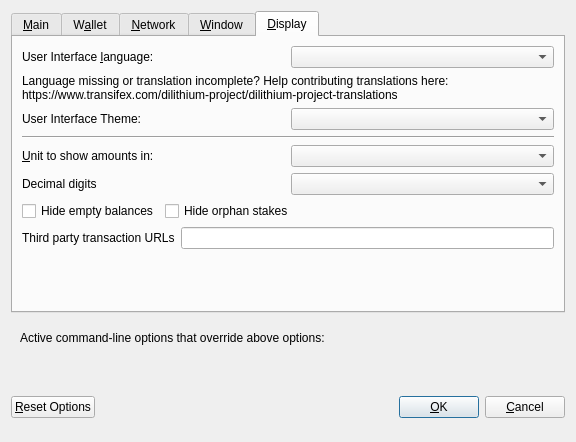
<?xml version="1.0" encoding="UTF-8"?>
<ui version="4.0">
 <class>OptionsDialog</class>
 <widget class="QDialog" name="OptionsDialog">
  <property name="geometry">
   <rect>
    <x>0</x>
    <y>0</y>
    <width>576</width>
    <height>442</height>
   </rect>
  </property>
  <property name="windowTitle">
   <string>Options</string>
  </property>
  <property name="modal">
   <bool>true</bool>
  </property>
  <layout class="QVBoxLayout" name="verticalLayout">
   <item>
    <widget class="QTabWidget" name="tabWidget">
     <property name="currentIndex">
      <number>4</number>
     </property>
     <widget class="QWidget" name="tabMain">
      <attribute name="title">
       <string>&amp;Main</string>
      </attribute>
      <layout class="QVBoxLayout" name="verticalLayout_Main">
       <item>
        <widget class="QCheckBox" name="bitcoinAtStartup">
         <property name="toolTip">
          <string>Automatically start Dilithium after logging in to the system.</string>
         </property>
         <property name="text">
          <string>&amp;Start Dilithium on system login</string>
         </property>
        </widget>
       </item>
       <item>
        <layout class="QHBoxLayout" name="horizontalLayout_2_Main">
         <item>
          <widget class="QLabel" name="databaseCacheLabel">
           <property name="text">
            <string>Size of &amp;database cache</string>
           </property>
           <property name="textFormat">
            <enum>Qt::PlainText</enum>
           </property>
           <property name="buddy">
            <cstring>databaseCache</cstring>
           </property>
          </widget>
         </item>
         <item>
          <widget class="QSpinBox" name="databaseCache"/>
         </item>
         <item>
          <widget class="QLabel" name="databaseCacheUnitLabel">
           <property name="text">
            <string>MB</string>
           </property>
           <property name="textFormat">
            <enum>Qt::PlainText</enum>
           </property>
          </widget>
         </item>
         <item>
          <spacer name="horizontalSpacer_2_Main">
           <property name="orientation">
            <enum>Qt::Horizontal</enum>
           </property>
           <property name="sizeHint" stdset="0">
            <size>
             <width>40</width>
             <height>20</height>
            </size>
           </property>
          </spacer>
         </item>
        </layout>
       </item>
       <item>
        <layout class="QHBoxLayout" name="horizontalLayout_3_Main">
         <item>
          <widget class="QLabel" name="threadsScriptVerifLabel">
           <property name="text">
            <string>Number of script &amp;verification threads</string>
           </property>
           <property name="textFormat">
            <enum>Qt::PlainText</enum>
           </property>
           <property name="buddy">
            <cstring>threadsScriptVerif</cstring>
           </property>
          </widget>
         </item>
         <item>
          <widget class="QSpinBox" name="threadsScriptVerif">
           <property name="toolTip">
            <string>(0 = auto, &lt;0 = leave that many cores free)</string>
           </property>
          </widget>
         </item>
         <item>
          <spacer name="horizontalSpacer_3_Main">
           <property name="orientation">
            <enum>Qt::Horizontal</enum>
           </property>
           <property name="sizeHint" stdset="0">
            <size>
             <width>40</width>
             <height>20</height>
            </size>
           </property>
          </spacer>
         </item>
        </layout>
       </item>
       <item>
        <spacer name="verticalSpacer_2">
         <property name="orientation">
          <enum>Qt::Vertical</enum>
         </property>
         <property name="sizeHint" stdset="0">
          <size>
           <width>20</width>
           <height>40</height>
          </size>
         </property>
        </spacer>
       </item>
       <item>
        <widget class="QCheckBox" name="checkBoxZeromintEnable">
         <property name="toolTip">
          <string>Enable automatic minting of XDH units to zXDH</string>
         </property>
         <property name="layoutDirection">
          <enum>Qt::LeftToRight</enum>
         </property>
         <property name="text">
          <string>Enable zXDH Automint</string>
         </property>
        </widget>
       </item>
       <item>
        <layout class="QHBoxLayout" name="horizontalLayout_3">
         <item>
          <widget class="QLabel" name="percentage_label">
           <property name="toolTip">
            <string>Percentage of incoming XDH which get automatically converted to zXDH via Zerocoin Protocol (min: 10%)</string>
           </property>
           <property name="text">
            <string>Percentage of autominted zXDH</string>
           </property>
          </widget>
         </item>
         <item>
          <widget class="QSpinBox" name="zeromintPercentage">
           <property name="minimum">
            <number>1</number>
           </property>
           <property name="maximum">
            <number>100</number>
           </property>
          </widget>
         </item>
        </layout>
       </item>
       <item>
        <layout class="QHBoxLayout" name="horizontalLayout" stretch="0,0">
         <property name="sizeConstraint">
          <enum>QLayout::SetFixedSize</enum>
         </property>
         <item>
          <widget class="QLabel" name="labelPreferredDenom">
           <property name="maximumSize">
            <size>
             <width>16777215</width>
             <height>16777215</height>
            </size>
           </property>
           <property name="toolTip">
            <string>Wait with automatic conversion to Zerocoin until enough XDH for this denomination is available</string>
           </property>
           <property name="text">
            <string>Preferred Automint zXDH Denomination</string>
           </property>
          </widget>
         </item>
         <item>
          <widget class="QComboBox" name="preferredDenom">
           <property name="maximumSize">
            <size>
             <width>16777215</width>
             <height>27</height>
            </size>
           </property>
           <property name="toolTip">
            <string>Wait with automatic conversion to Zerocoin until enough XDH for this denomination is available</string>
           </property>
           <property name="maxVisibleItems">
            <number>9</number>
           </property>
           <property name="maxCount">
            <number>9</number>
           </property>
          </widget>
         </item>
        </layout>
       </item>
      </layout>
     </widget>
     <widget class="QWidget" name="tabWallet">
      <attribute name="title">
       <string>W&amp;allet</string>
      </attribute>
      <layout class="QVBoxLayout" name="verticalLayout_Wallet">
       <item>
        <layout class="QHBoxLayout" name="horizontalLayout_2_Wallet">
         <item>
          <widget class="QLabel" name="labelStakeSplitThresholdText">
           <property name="text">
            <string>Stake split threshold:</string>
           </property>
          </widget>
         </item>
         <item>
          <widget class="QSpinBox" name="spinBoxStakeSplitThreshold">
           <property name="minimum">
            <number>1</number>
           </property>
           <property name="maximum">
            <number>999999</number>
           </property>
          </widget>
         </item>
        </layout>
       </item>
       <item>
        <widget class="QGroupBox" name="groupBox">
         <property name="title">
          <string>Expert</string>
         </property>
         <layout class="QVBoxLayout" name="verticalLayout_2">
          <item>
           <widget class="QCheckBox" name="coinControlFeatures">
            <property name="toolTip">
             <string>Whether to show coin control features or not.</string>
            </property>
            <property name="text">
             <string>Enable coin &amp;control features</string>
            </property>
           </widget>
          </item>
          <item>
           <widget class="QCheckBox" name="showMasternodesTab">
            <property name="toolTip">
             <string>Show additional tab listing all your masternodes in first sub-tab&lt;br/&gt;and all masternodes on the network in second sub-tab.</string>
            </property>
            <property name="text">
             <string>Show Masternodes Tab</string>
            </property>
           </widget>
          </item>
          <item>
           <widget class="QCheckBox" name="spendZeroConfChange">
            <property name="toolTip">
             <string>If you disable the spending of unconfirmed change, the change from a transaction&lt;br/&gt;cannot be used until that transaction has at least one confirmation.&lt;br/&gt;This also affects how your balance is computed.</string>
            </property>
            <property name="text">
             <string>&amp;Spend unconfirmed change</string>
            </property>
           </widget>
          </item>
         </layout>
        </widget>
       </item>
       <item>
        <spacer name="verticalSpacer_Wallet">
         <property name="orientation">
          <enum>Qt::Vertical</enum>
         </property>
         <property name="sizeHint" stdset="0">
          <size>
           <width>20</width>
           <height>40</height>
          </size>
         </property>
        </spacer>
       </item>
      </layout>
     </widget>
     <widget class="QWidget" name="tabNetwork">
      <attribute name="title">
       <string>&amp;Network</string>
      </attribute>
      <layout class="QVBoxLayout" name="verticalLayout_Network">
       <item>
        <widget class="QCheckBox" name="mapPortUpnp">
         <property name="toolTip">
          <string>Automatically open the Dilithium client port on the router. This only works when your router supports UPnP and it is enabled.</string>
         </property>
         <property name="text">
          <string>Map port using &amp;UPnP</string>
         </property>
        </widget>
       </item>
       <item>
        <widget class="QCheckBox" name="allowIncoming">
         <property name="toolTip">
          <string>Accept connections from outside</string>
         </property>
         <property name="text">
          <string>Allow incoming connections</string>
         </property>
        </widget>
       </item>
       <item>
        <widget class="QCheckBox" name="connectSocks">
         <property name="toolTip">
          <string>Connect to the Dilithium network through a SOCKS5 proxy.</string>
         </property>
         <property name="text">
          <string>&amp;Connect through SOCKS5 proxy (default proxy):</string>
         </property>
        </widget>
       </item>
       <item>
        <layout class="QHBoxLayout" name="horizontalLayout_1_Network">
         <item>
          <widget class="QLabel" name="proxyIpLabel">
           <property name="text">
            <string>Proxy &amp;IP:</string>
           </property>
           <property name="textFormat">
            <enum>Qt::PlainText</enum>
           </property>
           <property name="buddy">
            <cstring>proxyIp</cstring>
           </property>
          </widget>
         </item>
         <item>
          <widget class="QValidatedLineEdit" name="proxyIp">
           <property name="minimumSize">
            <size>
             <width>140</width>
             <height>0</height>
            </size>
           </property>
           <property name="maximumSize">
            <size>
             <width>140</width>
             <height>16777215</height>
            </size>
           </property>
           <property name="toolTip">
            <string>IP address of the proxy (e.g. IPv4: 127.0.0.1 / IPv6: ::1)</string>
           </property>
          </widget>
         </item>
         <item>
          <widget class="QLabel" name="proxyPortLabel">
           <property name="text">
            <string>&amp;Port:</string>
           </property>
           <property name="textFormat">
            <enum>Qt::PlainText</enum>
           </property>
           <property name="buddy">
            <cstring>proxyPort</cstring>
           </property>
          </widget>
         </item>
         <item>
          <widget class="QLineEdit" name="proxyPort">
           <property name="minimumSize">
            <size>
             <width>55</width>
             <height>0</height>
            </size>
           </property>
           <property name="maximumSize">
            <size>
             <width>55</width>
             <height>16777215</height>
            </size>
           </property>
           <property name="toolTip">
            <string>Port of the proxy (e.g. 9050)</string>
           </property>
          </widget>
         </item>
         <item>
          <spacer name="horizontalSpacer_1_Network">
           <property name="orientation">
            <enum>Qt::Horizontal</enum>
           </property>
           <property name="sizeHint" stdset="0">
            <size>
             <width>40</width>
             <height>20</height>
            </size>
           </property>
          </spacer>
         </item>
        </layout>
       </item>
       <item>
        <spacer name="verticalSpacer_Network">
         <property name="orientation">
          <enum>Qt::Vertical</enum>
         </property>
         <property name="sizeHint" stdset="0">
          <size>
           <width>20</width>
           <height>40</height>
          </size>
         </property>
        </spacer>
       </item>
      </layout>
     </widget>
     <widget class="QWidget" name="tabWindow">
      <attribute name="title">
       <string>&amp;Window</string>
      </attribute>
      <layout class="QVBoxLayout" name="verticalLayout_Window">
       <item>
        <widget class="QCheckBox" name="minimizeToTray">
         <property name="toolTip">
          <string>Show only a tray icon after minimizing the window.</string>
         </property>
         <property name="text">
          <string>&amp;Minimize to the tray instead of the taskbar</string>
         </property>
        </widget>
       </item>
       <item>
        <widget class="QCheckBox" name="minimizeOnClose">
         <property name="toolTip">
          <string>Minimize instead of exit the application when the window is closed. When this option is enabled, the application will be closed only after selecting Quit in the menu.</string>
         </property>
         <property name="text">
          <string>M&amp;inimize on close</string>
         </property>
        </widget>
       </item>
       <item>
        <spacer name="verticalSpacer_Window">
         <property name="orientation">
          <enum>Qt::Vertical</enum>
         </property>
         <property name="sizeHint" stdset="0">
          <size>
           <width>20</width>
           <height>40</height>
          </size>
         </property>
        </spacer>
       </item>
      </layout>
     </widget>
     <widget class="QWidget" name="tabDisplay">
      <attribute name="title">
       <string>&amp;Display</string>
      </attribute>
      <layout class="QVBoxLayout" name="verticalLayout_Display">
       <item>
        <layout class="QHBoxLayout" name="horizontalLayout_1_Display">
         <item>
          <widget class="QLabel" name="langLabel">
           <property name="text">
            <string>User Interface &amp;language:</string>
           </property>
           <property name="textFormat">
            <enum>Qt::PlainText</enum>
           </property>
           <property name="buddy">
            <cstring>lang</cstring>
           </property>
          </widget>
         </item>
         <item>
          <widget class="QValueComboBox" name="lang">
           <property name="toolTip">
            <string>The user interface language can be set here. This setting will take effect after restarting Dilithium.</string>
           </property>
          </widget>
         </item>
        </layout>
       </item>
       <item>
        <widget class="QLabel" name="label_3">
         <property name="toolTip">
          <string notr="true"/>
         </property>
         <property name="statusTip">
          <string notr="true"/>
         </property>
         <property name="whatsThis">
          <string notr="true"/>
         </property>
         <property name="accessibleName">
          <string notr="true"/>
         </property>
         <property name="text">
          <string>Language missing or translation incomplete? Help contributing translations here:
https://www.transifex.com/dilithium-project/dilithium-project-translations</string>
         </property>
         <property name="wordWrap">
          <bool>true</bool>
         </property>
         <property name="openExternalLinks">
          <bool>true</bool>
         </property>
         <property name="textInteractionFlags">
          <set>Qt::TextBrowserInteraction</set>
         </property>
        </widget>
       </item>
       <item>
        <layout class="QHBoxLayout" name="horizontalLayout_2_Display" stretch="0,0">
         <item>
          <widget class="QLabel" name="themeLabel">
           <property name="text">
            <string>User Interface Theme:</string>
           </property>
          </widget>
         </item>
         <item>
          <widget class="QValueComboBox" name="theme"/>
         </item>
        </layout>
       </item>
       <item>
        <widget class="Line" name="line">
         <property name="orientation">
          <enum>Qt::Horizontal</enum>
         </property>
        </widget>
       </item>
       <item>
        <layout class="QHBoxLayout" name="horizontalLayout_3_Display">
         <item>
          <widget class="QLabel" name="unitLabel">
           <property name="text">
            <string>&amp;Unit to show amounts in:</string>
           </property>
           <property name="textFormat">
            <enum>Qt::PlainText</enum>
           </property>
           <property name="buddy">
            <cstring>unit</cstring>
           </property>
          </widget>
         </item>
         <item>
          <widget class="QValueComboBox" name="unit">
           <property name="toolTip">
            <string>Choose the default subdivision unit to show in the interface and when sending coins.</string>
           </property>
          </widget>
         </item>
        </layout>
       </item>
       <item>
        <layout class="QHBoxLayout" name="horizontalLayout_4_Display">
         <item>
          <widget class="QLabel" name="digitsLabel">
           <property name="text">
            <string>Decimal digits</string>
           </property>
          </widget>
         </item>
         <item>
          <widget class="QValueComboBox" name="digits"/>
         </item>
        </layout>
       </item>
       <item>
        <layout class="QHBoxLayout" name="horizontalLayout_5_Display">
         <item>
          <widget class="QCheckBox" name="checkBoxHideZeroBalances">
           <property name="toolTip">
            <string>Hide empty balances</string>
           </property>
           <property name="layoutDirection">
            <enum>Qt::LeftToRight</enum>
           </property>
           <property name="text">
            <string>Hide empty balances</string>
           </property>
          </widget>
         </item>
         <item>
          <widget class="QCheckBox" name="checkBoxHideOrphans">
           <property name="toolTip">
            <string>Hide orphan stakes in transaction lists</string>
           </property>
           <property name="text">
            <string>Hide orphan stakes</string>
           </property>
          </widget>
         </item>
         <item>
          <spacer name="horizontalSpacer">
           <property name="orientation">
            <enum>Qt::Horizontal</enum>
           </property>
           <property name="sizeHint" stdset="0">
            <size>
             <width>40</width>
             <height>20</height>
            </size>
           </property>
          </spacer>
         </item>
        </layout>
       </item>
       <item>
        <layout class="QHBoxLayout" name="horizontalLayout_6_Display">
         <item>
          <widget class="QLabel" name="thirdPartyTxUrlsLabel">
           <property name="toolTip">
            <string>Third party URLs (e.g. a block explorer) that appear in the transactions tab as context menu items. %s in the URL is replaced by transaction hash. Multiple URLs are separated by vertical bar |.</string>
           </property>
           <property name="text">
            <string>Third party transaction URLs</string>
           </property>
           <property name="buddy">
            <cstring>thirdPartyTxUrls</cstring>
           </property>
          </widget>
         </item>
         <item>
          <widget class="QLineEdit" name="thirdPartyTxUrls">
           <property name="toolTip">
            <string>Third party URLs (e.g. a block explorer) that appear in the transactions tab as context menu items. %s in the URL is replaced by transaction hash. Multiple URLs are separated by vertical bar |.</string>
           </property>
          </widget>
         </item>
        </layout>
       </item>
       <item>
        <spacer name="verticalSpacer">
         <property name="orientation">
          <enum>Qt::Vertical</enum>
         </property>
         <property name="sizeHint" stdset="0">
          <size>
           <width>20</width>
           <height>40</height>
          </size>
         </property>
        </spacer>
       </item>
      </layout>
     </widget>
    </widget>
   </item>
   <item>
    <widget class="QFrame" name="frame">
     <layout class="QVBoxLayout" name="verticalLayout_Bottom">
      <item>
       <layout class="QHBoxLayout" name="horizontalLayout_Bottom">
        <item>
         <widget class="QLabel" name="overriddenByCommandLineInfoLabel">
          <property name="text">
           <string>Active command-line options that override above options:</string>
          </property>
          <property name="textFormat">
           <enum>Qt::PlainText</enum>
          </property>
         </widget>
        </item>
        <item>
         <spacer name="horizontalSpacer_Bottom">
          <property name="orientation">
           <enum>Qt::Horizontal</enum>
          </property>
          <property name="sizeHint" stdset="0">
           <size>
            <width>40</width>
            <height>20</height>
           </size>
          </property>
         </spacer>
        </item>
       </layout>
      </item>
      <item>
       <widget class="QLabel" name="overriddenByCommandLineLabel">
        <property name="text">
         <string/>
        </property>
        <property name="textFormat">
         <enum>Qt::PlainText</enum>
        </property>
        <property name="wordWrap">
         <bool>true</bool>
        </property>
       </widget>
      </item>
     </layout>
    </widget>
   </item>
   <item>
    <layout class="QHBoxLayout" name="horizontalLayout_Buttons">
     <item>
      <widget class="QPushButton" name="resetButton">
       <property name="toolTip">
        <string>Reset all client options to default.</string>
       </property>
       <property name="text">
        <string>&amp;Reset Options</string>
       </property>
       <property name="autoDefault">
        <bool>false</bool>
       </property>
      </widget>
     </item>
     <item>
      <spacer name="horizontalSpacer_1">
       <property name="orientation">
        <enum>Qt::Horizontal</enum>
       </property>
       <property name="sizeHint" stdset="0">
        <size>
         <width>40</width>
         <height>48</height>
        </size>
       </property>
      </spacer>
     </item>
     <item>
      <widget class="QLabel" name="statusLabel">
       <property name="minimumSize">
        <size>
         <width>200</width>
         <height>0</height>
        </size>
       </property>
       <property name="font">
        <font>
         <weight>75</weight>
         <bold>true</bold>
        </font>
       </property>
       <property name="text">
        <string/>
       </property>
       <property name="textFormat">
        <enum>Qt::PlainText</enum>
       </property>
       <property name="wordWrap">
        <bool>true</bool>
       </property>
      </widget>
     </item>
     <item>
      <spacer name="horizontalSpacer_2">
       <property name="orientation">
        <enum>Qt::Horizontal</enum>
       </property>
       <property name="sizeHint" stdset="0">
        <size>
         <width>40</width>
         <height>48</height>
        </size>
       </property>
      </spacer>
     </item>
     <item>
      <widget class="QPushButton" name="okButton">
       <property name="text">
        <string>&amp;OK</string>
       </property>
       <property name="autoDefault">
        <bool>false</bool>
       </property>
       <property name="default">
        <bool>true</bool>
       </property>
      </widget>
     </item>
     <item>
      <widget class="QPushButton" name="cancelButton">
       <property name="text">
        <string>&amp;Cancel</string>
       </property>
       <property name="autoDefault">
        <bool>false</bool>
       </property>
      </widget>
     </item>
    </layout>
   </item>
  </layout>
 </widget>
 <customwidgets>
  <customwidget>
   <class>QValidatedLineEdit</class>
   <extends>QLineEdit</extends>
   <header>qvalidatedlineedit.h</header>
  </customwidget>
  <customwidget>
   <class>QValueComboBox</class>
   <extends>QComboBox</extends>
   <header>qvaluecombobox.h</header>
  </customwidget>
 </customwidgets>
 <resources/>
 <connections/>
</ui>
